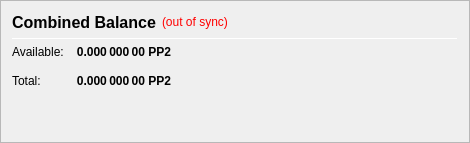
                   <widget class="QFrame" name="frame_CombinedBalances">
                    <property name="minimumSize">
                     <size>
                      <width>470</width>
                      <height>0</height>
                     </size>
                    </property>
                    <property name="frameShape">
                     <enum>QFrame::StyledPanel</enum>
                    </property>
                    <property name="frameShadow">
                     <enum>QFrame::Raised</enum>
                    </property>
                    <layout class="QVBoxLayout" name="verticalLayout_5">
                     <item>
                      <layout class="QHBoxLayout" name="horizontalLayout_5" stretch="0,0,0">
                       <item>
                        <widget class="QLabel" name="label_5z">
                         <property name="minimumSize">
                          <size>
                           <width>0</width>
                           <height>20</height>
                          </size>
                         </property>
                         <property name="font">
                          <font>
                           <pointsize>12</pointsize>
                           <weight>75</weight>
                           <bold>true</bold>
                          </font>
                         </property>
                         <property name="toolTip">
                          <string>Combined Balance (including unconfirmed and immature coins)</string>
                         </property>
                         <property name="text">
                          <string>Combined Balance</string>
                         </property>
                        </widget>
                       </item>
                       <item>
                        <widget class="QLabel" name="labelWalletStatus">
                         <property name="cursor">
                          <cursorShape>WhatsThisCursor</cursorShape>
                         </property>
                         <property name="toolTip">
                          <string>The displayed information may be out of date. Your wallet automatically synchronizes with the PeepCoin2 network after a connection is established, but this process has not completed yet.</string>
                         </property>
                         <property name="styleSheet">
                          <string notr="true">QLabel { color: red; }</string>
                         </property>
                         <property name="text">
                          <string notr="true">(out of sync)</string>
                         </property>
                         <property name="alignment">
                          <set>Qt::AlignLeading|Qt::AlignLeft|Qt::AlignVCenter</set>
                         </property>
                        </widget>
                       </item>
                       <item>
                        <spacer name="horizontalSpacer_1">
                         <property name="orientation">
                          <enum>Qt::Horizontal</enum>
                         </property>
                         <property name="sizeHint" stdset="0">
                          <size>
                           <width>40</width>
                           <height>20</height>
                          </size>
                         </property>
                        </spacer>
                       </item>
                      </layout>
                     </item>
                     <item>
                      <widget class="Line" name="line_CombinedBalance">
                       <property name="minimumSize">
                        <size>
                         <width>0</width>
                         <height>1</height>
                        </size>
                       </property>
                       <property name="maximumSize">
                        <size>
                         <width>16777215</width>
                         <height>1</height>
                        </size>
                       </property>
                       <property name="orientation">
                        <enum>Qt::Horizontal</enum>
                       </property>
                      </widget>
                     </item>
                     <item>
                      <layout class="QGridLayout" name="gridLayout_3">
                       <property name="spacing">
                        <number>12</number>
                       </property>
                       <item row="1" column="0">
                        <widget class="QLabel" name="labelBalanceTextz">
                         <property name="text">
                          <string>Available:</string>
                         </property>
                        </widget>
                       </item>
                       <item row="1" column="1">
                        <widget class="QLabel" name="labelBalancez">
                         <property name="font">
                          <font>
                           <weight>75</weight>
                           <bold>true</bold>
                          </font>
                         </property>
                         <property name="cursor">
                          <cursorShape>IBeamCursor</cursorShape>
                         </property>
                         <property name="toolTip">
                          <string>Your current spendable balance</string>
                         </property>
                         <property name="text">
                          <string notr="true">0.000 000 00 PP2</string>
                         </property>
                         <property name="alignment">
                          <set>Qt::AlignRight|Qt::AlignTrailing|Qt::AlignVCenter</set>
                         </property>
                         <property name="textInteractionFlags">
                          <set>Qt::LinksAccessibleByMouse|Qt::TextSelectableByKeyboard|Qt::TextSelectableByMouse</set>
                         </property>
                        </widget>
                       </item>
                       <item row="2" column="0">
                        <widget class="QLabel" name="labelTotalTextz">
                         <property name="text">
                          <string>Total:</string>
                         </property>
                        </widget>
                       </item>
                       <item row="2" column="1">
                        <widget class="QLabel" name="labelTotalz">
                         <property name="font">
                          <font>
                           <weight>75</weight>
                           <bold>true</bold>
                          </font>
                         </property>
                         <property name="cursor">
                          <cursorShape>IBeamCursor</cursorShape>
                         </property>
                         <property name="toolTip">
                          <string>Total Balance, including all unavailable coins.</string>
                         </property>
                         <property name="text">
                          <string notr="true">0.000 000 00 PP2</string>
                         </property>
                         <property name="alignment">
                          <set>Qt::AlignRight|Qt::AlignTrailing|Qt::AlignVCenter</set>
                         </property>
                         <property name="textInteractionFlags">
                          <set>Qt::LinksAccessibleByMouse|Qt::TextSelectableByKeyboard|Qt::TextSelectableByMouse</set>
                         </property>
                        </widget>
                       </item>
                       <item row="2" column="3">
                        <spacer name="horizontalSpacer_2">
                         <property name="orientation">
                          <enum>Qt::Horizontal</enum>
                         </property>
                         <property name="sizeHint" stdset="0">
                          <size>
                           <width>40</width>
                           <height>20</height>
                          </size>
                         </property>
                        </spacer>
                       </item>
                      </layout>
                     </item>
                     <item>
                      <spacer name="verticalSpacer_1">
                       <property name="orientation">
                        <enum>Qt::Vertical</enum>
                       </property>
                       <property name="sizeHint" stdset="0">
                        <size>
                         <width>20</width>
                         <height>40</height>
                        </size>
                       </property>
                      </spacer>
                     </item>
                    </layout>
                   </widget>
